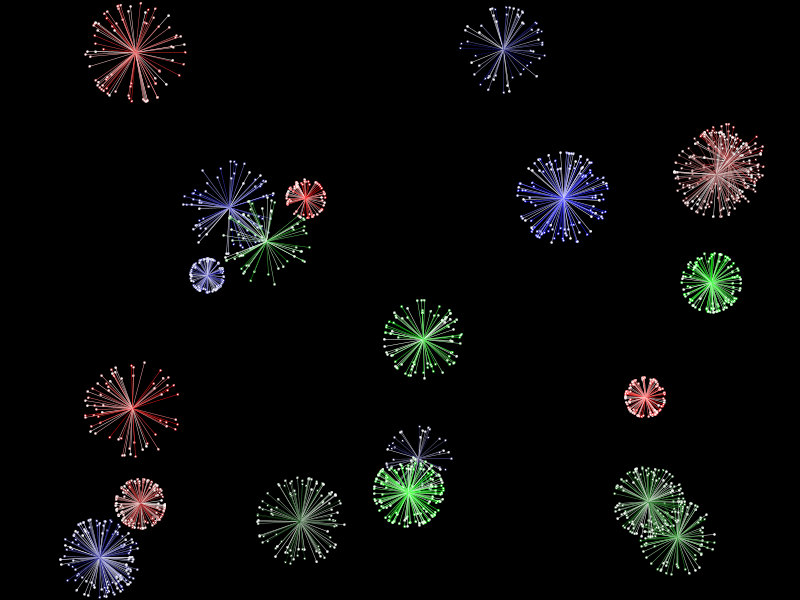
Frame 1 (no input)
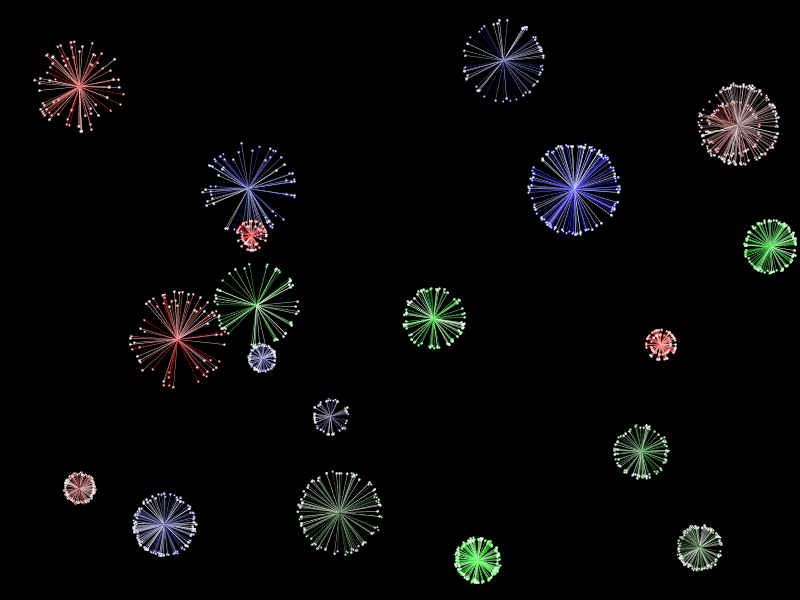
Frame 60 (the mouse pressed at the canvas centre just before this capture)
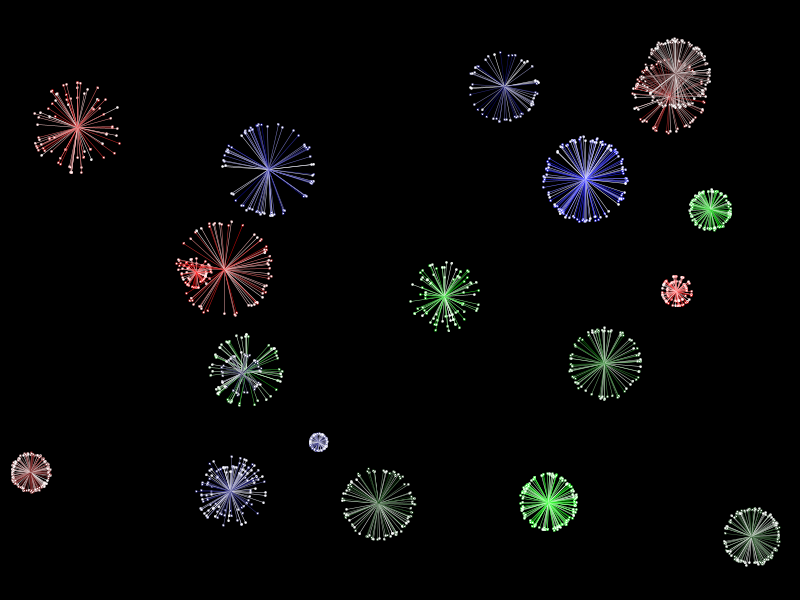
Frame 120 (the mouse held since frame 60 and released just before this capture)

The Processing sketch that drew these frames (run headless with seeded random() and noise(); from frame 60 on, the mouse is pressed at the canvas centre):

// Processing sketch: processing_143636
// ── processing_143636.pde

Fuzzy_Ball[] balls;

void setup(){
  size(800,600);
  frameRate(20);
  strokeWeight(.5);
  balls = new Fuzzy_Ball[20];
  
  for (int i = 0; i < balls.length; i++){
    float R = random(15,50);
    PVector col_max = new PVector(0,0,0);
    
    if(i % 3 == 0) col_max.set(1,0,0);
    if(i % 3 == 1) col_max.set(0,1,0);
    if(i % 3 == 2) col_max.set(0,0,1);
    
    Fuzzy_Ball z = new Fuzzy_Ball();
    z.Count = int(random(50,150));
    z.Or = new PVector(random(R,width-R),random(R,height-R));
    z.R = R;
    z.s = new PVector(random(-1.5,1.5),random(-1.5,1.5));
    z.rot_s = random(-PI/60, PI/60);
    z.col_max = col_max;
    z.col = random(0.0, 1.0);
    z.col_s = 0.2;
    z.c_mult = 1;
    
    z.initPts();
    balls[i] = z;
  }
  
}

void draw(){
  for(int i = 0; i < balls.length; i++){
    balls[i].update();
  }
  background(0);
  
  for(int i = 0; i < balls.length; i++){
    balls[i].display();
  }
}

class Fuzzy_Ball{
  
  Rad_Pt[] radPts;
  
  int Count = 100;
  float R;
  PVector Or;
  PVector s;
  float rot_ang;
  float rot_s;
  float col;
  PVector col_max;
  float col_s;
  float c_mult;
  
  void initPts(){
   radPts = new Rad_Pt[Count];
   float r_min = .50*R;
   float s = 5;
   
   for(int i = 0; i < Count; i++){
     float ang = random(0,2*PI);
     float r = random(r_min,R);
     float c = random(0,1);

     radPts[i] = new Rad_Pt(ang,r,s,r_min,R,c);
   }
   
  }
  
  void checkEdges(){
    if(Or.x < R || Or.x > width-R){
      s.set(-s.x,s.y);
    }
    if(Or.y < R || Or.y > height-R){
      s.set(s.x,-s.y);
    }
  }
  
  void update(){
    checkEdges();
    Or.add(s);
    rot_ang += rot_s;
    for(int i = 0; i < radPts.length; i++){
      radPts[i].update();
    }
    
    col += col_s;
    if(col > 1.0)
    {
      col = 1.0;
      col_s *= -1/c_mult;
    }
    if(col < 0.0)
    {
      col = 0.0;
      col_s *= -c_mult;
    }    
  }
  
  void display(){
    for(int i = 0; i < radPts.length; i++){
      PVector Pt = new PVector(Or.x,Or.y);
      float r = radPts[i].r;
      float ang = rot_ang + radPts[i].ang;
      Pt.add(r*cos(ang),r*sin(ang),0);
      
      float rr = col * col_max.x;
      float gg = col * col_max.y;
      float bb = col * col_max.z;
      
      float c = radPts[i].c;
      rr = c * 1.0 + (1-c) * rr;
      gg = c * 1.0 + (1-c) * gg;
      bb = c * 1.0 + (1-c) * bb;
      
      stroke(int(255.0 * rr), int(255.0*gg), int(255.0*bb));
      //fill(int(255.0 * rr), int(255.0*gg), int(255.0*bb));
      line(Or.x,Or.y,Pt.x,Pt.y);
      ellipse(Pt.x,Pt.y,2,2);
    }
  }
  
}

class Rad_Pt{
  
  float ang;
  float r;
  float s;
  float r_min;
  float r_max;
  float c;
  float mult;
  
  
  Rad_Pt(float _ang, float _r, float _s, float _r_min, float _r_max, float _c){
    ang = _ang;
    r = _r;
    s = _s;
    r_min = _r_min;
    r_max = _r_max;
    c = _c;
    mult = 5;
 
  }
  
  void update(){
    r += s;
    if (r > r_max){
      r = r_max;
      s *= -1 / mult;
    }
    
    if (r < r_min){
      r = r_min;
      s *= -mult;
      
    }
  }
}
